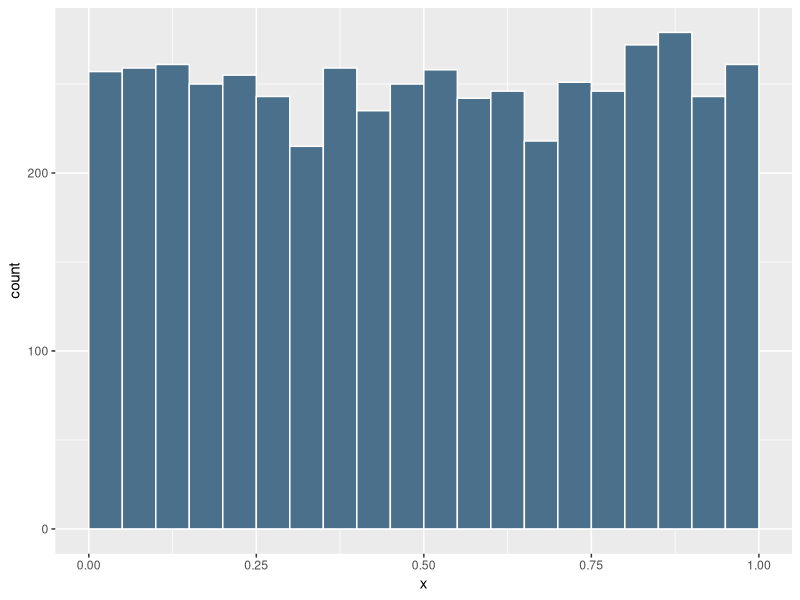
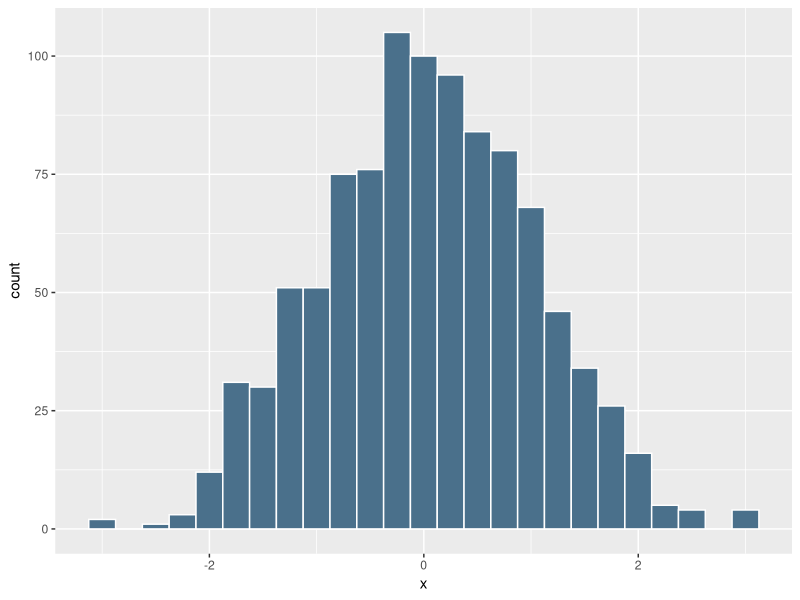
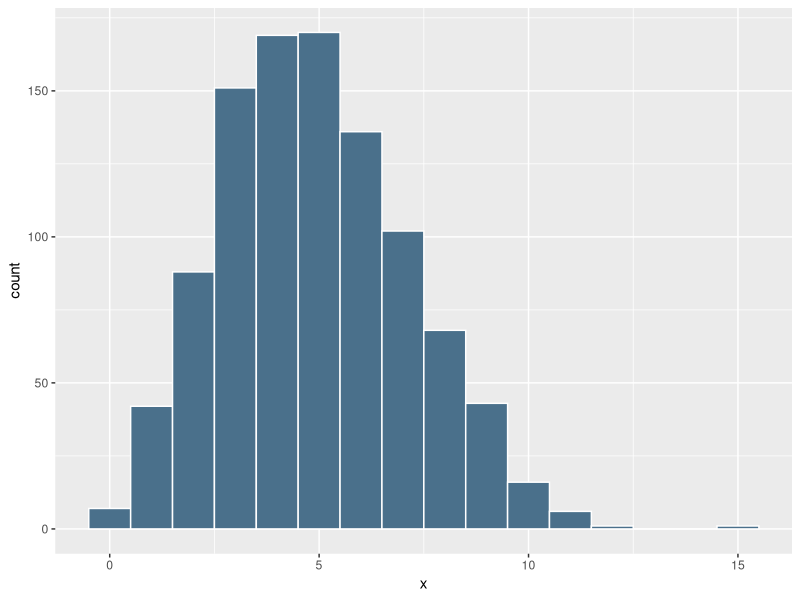
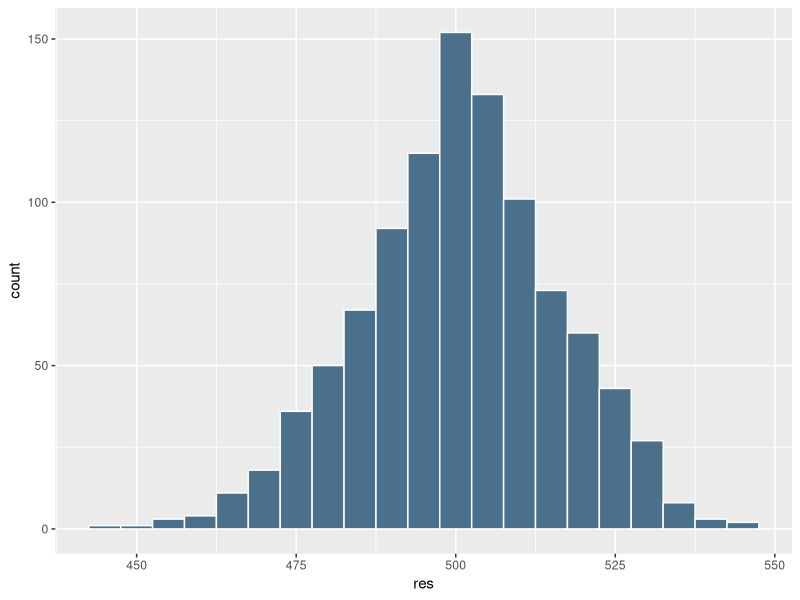
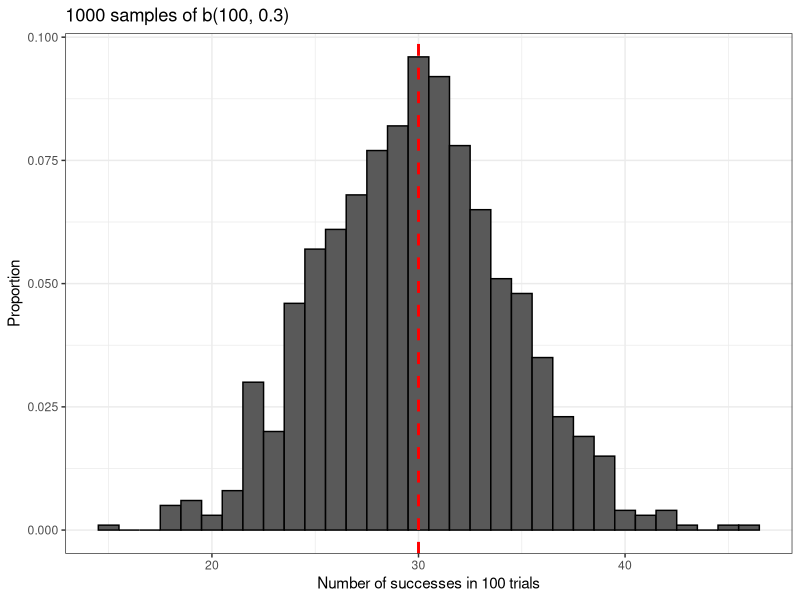
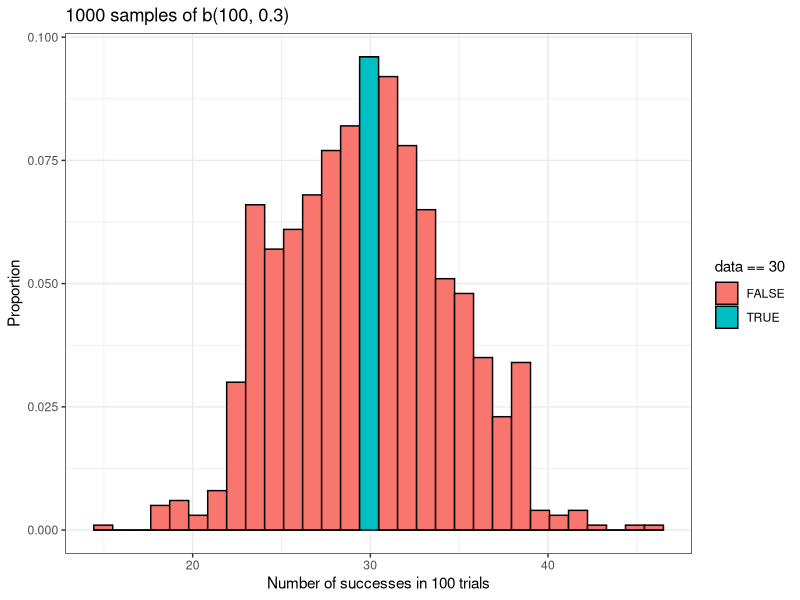
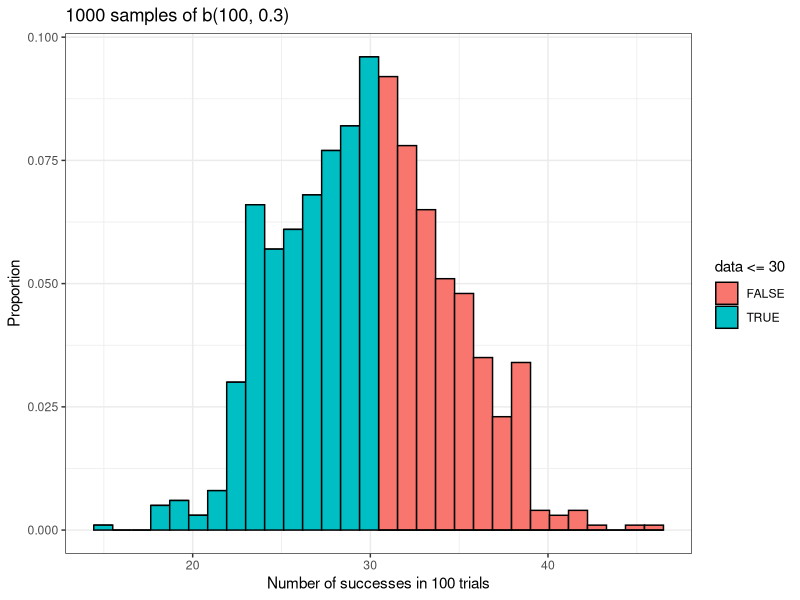

Write the R code that produced these figures, in order.
## ---- chunk 1
library(tidyverse)
library(magrittr)
## ---- chunk 2
runif(n = 5e3, min = 0, max = 1) %>%
  tibble(x = .) %>%
  ggplot(., aes(x = x)) +
    geom_histogram(boundary = 0, binwidth = 0.05, fill = "skyblue4", color = "white")
## ---- chunk 3
rnorm(n = 1e3, mean = 0, sd = 1) %>%
  tibble(x = .) %>%
  ggplot(., aes(x = x)) +
    geom_histogram(center = 0, binwidth = 0.25, fill = "skyblue4", color = "white")
## ---- chunk 4
rpois(n = 1e3, lambda = 5) %>%
  tibble(x = .) %>%
  ggplot(., aes(x = x)) +
    geom_histogram(center = 0, binwidth = 1, fill = "skyblue4", color = "white")
## ---- chunk 5
coin_flips <- rbinom(n = 1000, size = 1000, prob = 0.5)
## ---- chunk 6
coin_flips %>%
  tibble(res = .) %>%
  ggplot(., aes(x = res)) +
    geom_histogram(binwidth = 5, center = 500, fill = "skyblue4", color = "white")
## ---- chunk 7
set.seed(12)
## ---- chunk 8
rbinom(1, 100, 0.3)
## ---- chunk 9
binomial_data <- rbinom(1000, 100, 0.3)
binomial_data <- tibble(data = binomial_data)

binomial_data %>% ggplot() + 
  geom_histogram(binwidth = 1,
                 aes(x = data, 
                     y = after_stat(count / sum(count))), 
                     color = 'black') +
  geom_vline(xintercept = 30, 
             size = 1, 
             linetype = 'dashed',
             color = 'red') +
  theme_bw() +
  labs(x = 'Number of successes in 100 trials',
       y = 'Proportion',
       title = '1000 samples of b(100, 0.3)')
## ---- chunk 10
dbinom(30, 100, 0.3)
## ---- chunk 11
binomial_data %>% 
  ggplot() + 
  geom_histogram(aes(x = data,
                     y = after_stat(count / sum(count)),
                     fill = data == 30), 
                 color = 'black') +
  theme_bw() +
  labs(x = 'Number of successes in 100 trials',
       y = 'Proportion',
       title = '1000 samples of b(100, 0.3)')
## ---- chunk 12
binomial_data %>%
  dplyr::summarize(
    proportion_of_30s = sum(binomial_data == 30) / n()
  )
## ---- chunk 13
pbinom(30, 100, 0.3)
## ---- chunk 14
binomial_data %>%
  ggplot() + 
  geom_histogram(aes(x = data,
                     y = after_stat(count / sum(count)),
                     fill = data <= 30), 
                 color = 'black') +
  theme_bw() +
  labs(x = 'Number of successes in 100 trials',
       y = 'Proportion',
       title = '1000 samples of b(100, 0.3)')
